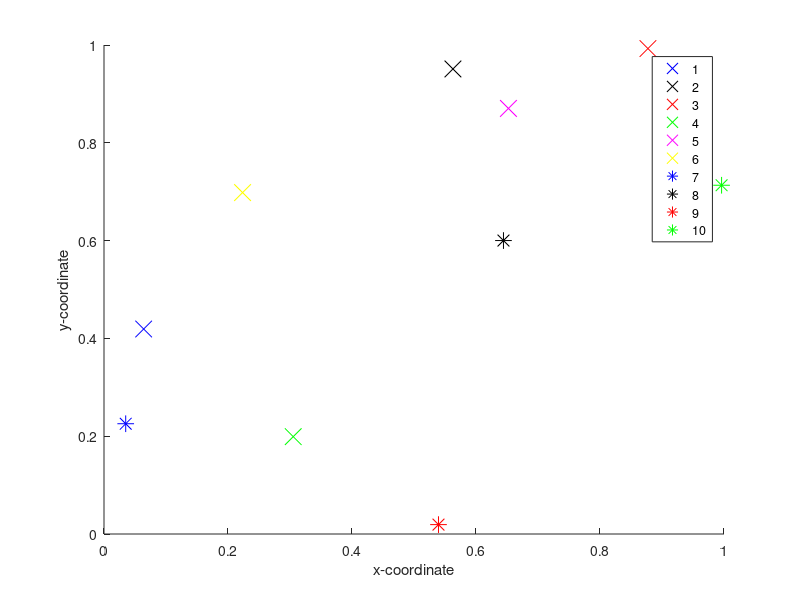

MATLAB code for this plot:
n=10;
% city=rand(n,2); % random init of coordinates of cities
                % 'city' matrix and 'n' can be provided explicitly instead 
                % of random init of coordinates of cities
city =[0.0640    0.4192;
    0.5628    0.9510;
    0.8773    0.9927;
    0.3052    0.1991;
    0.6523    0.8703;
    0.2235    0.6982;
    0.0350    0.2255;
    0.6443    0.6001;
    0.5395    0.0192;
    0.9961    0.7132];
                
% city =[0.5851    0.9890;
% 0.5749    0.8064;
% 0.2065    0.0430;
% 0.0571    0.5424;
% 0.2295    0.2647];

%order = [1 2 3 5 4];
%order = [3 7 5 1 2 6 8 4];
order = [7 1 6 2 5 3 10 8 9 4];

l=0;
a=(2*pi)/n;
figure(1);
hold on;
plot(city(1,1),city(1,2),'bx','MarkerSize',12);
plot(city(2,1),city(2,2),'kx','MarkerSize',12);
plot(city(3,1),city(3,2),'rx','MarkerSize',12);
plot(city(4,1),city(4,2),'gx','MarkerSize',12);
plot(city(5,1),city(5,2),'mx','MarkerSize',12);
plot(city(6,1),city(6,2),'yx','MarkerSize',12);
plot(city(7,1),city(7,2),'b*','MarkerSize',12);
plot(city(8,1),city(8,2),'k*','MarkerSize',12);
plot(city(9,1),city(9,2),'r*','MarkerSize',12);
plot(city(10,1),city(10,2),'g*','MarkerSize',12);
xlabel('x-coordinate')
ylabel('y-coordinate')
legend('1','2','3','4','5', '6', '7', '8', '9', '10');
%%

% plot(complex(cos(a*0),sin(a*0)),'ko','MarkerSize',4);
% plot(complex(cos(a*1),sin(a*1)),'ko','MarkerSize',4);
% plot(complex(cos(a*2),sin(a*2)),'ko','MarkerSize',4);
% plot(complex(cos(a*3),sin(a*3)),'ko','MarkerSize',4);
% plot(complex(cos(a*4),sin(a*4)),'ko','MarkerSize',4);
% plot(complex(cos(a*5),sin(a*5)),'ko','MarkerSize',4);
% plot(complex(cos(a*6),sin(a*6)),'ko','MarkerSize',4);
% plot(complex(cos(a*7),sin(a*7)),'ko','MarkerSize',4);
% plot(complex(cos(a*8),sin(a*8)),'ko','MarkerSize',4);
% plot(complex(cos(a*9),sin(a*9)),'ko','MarkerSize',4);